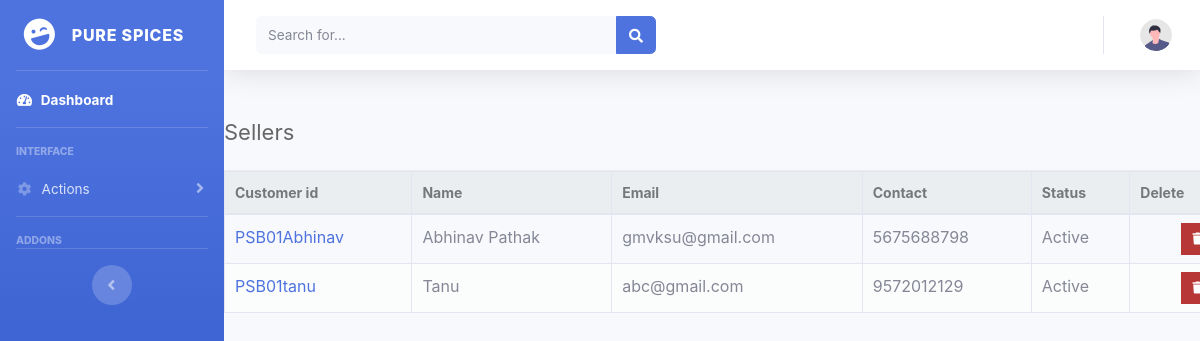
The app's page /spices/view_seller.php with its own data.
### tables this page shows
CREATE TABLE `business` (
  `bid` int(11) NOT NULL,
  `customer_id` varchar(255) NOT NULL,
  `company_name` varchar(50) NOT NULL,
  `primary_business` varchar(255) NOT NULL,
  `company_address` varchar(100) NOT NULL,
  `product` varchar(255) NOT NULL
);

CREATE TABLE `customer` (
  `cid` int(11) NOT NULL,
  `customer_id` varchar(50) NOT NULL,
  `name` varchar(50) NOT NULL,
  `country` varchar(20) NOT NULL,
  `skype_id` varchar(100) NOT NULL,
  `email` varchar(100) NOT NULL,
  `contact` bigint(20) NOT NULL,
  `website` varchar(100) NOT NULL,
  `address` varchar(255) NOT NULL
);

### spices/view_seller.php (the view, shortened to what this page needs)
<?php
include('includes/header.php');
include('includes/navbar_admin.php');
$DATABASE_HOST = 'localhost';
$DATABASE_USER = 'root';
$DATABASE_PASS = '';
$DATABASE_NAME = 'spices';
$con = mysqli_connect($DATABASE_HOST, $DATABASE_USER, $DATABASE_PASS, $DATABASE_NAME);
$role1 = "Seller";
$role2 = "seller";
$query="SELECT customer_id FROM business WHERE primary_business = '$role1' Or primary_business = '$role2'";
$res=$con->query($query);
?>
<!DOCTYPE html>
<html>
<head>
</head>
<body>
    <div id="content-wrapper" class="d-flex flex-column">
            <div id="content">
    <nav class="navbar navbar-expand navbar-light bg-white topbar mb-4 static-top shadow">
                    <form
                        class="d-none d-sm-inline-block form-inline mr-auto ml-md-3 my-2 my-md-0 mw-100 navbar-search">
                        <div class="input-group">
                            <input type="text" class="form-control bg-light border-0 small" placeholder="Search for..."
                                aria-label="Search" aria-describedby="basic-addon2">
                            <div class="input-group-append">
                                <button class="btn btn-primary" type="button">
                                    <i class="fas fa-search fa-sm"></i>
                                </button>
                            </div>
                        </div>
                    </form>
                    <ul class="navbar-nav ml-auto">
                        <li class="nav-item dropdown no-arrow">
                            <a class="nav-link dropdown-toggle" href="#" id="userDropdown" role="button"
                                data-toggle="dropdown" aria-haspopup="true" aria-expanded="false">
                                <img class="img-profile rounded-circle"
                                    src="img/undraw_profile.svg">
                            </a>
                        </li>
                    </ul>
                </nav>
           <div class="content read">
    <h2>Sellers</h2>
                    <table class="table table-bordered">
                        <thead>
                        <tr>
                            <td>Customer id</td>
                            <td>Name</td>
                            <td>Email</td>
                            <td>Contact</td>
                            <td>Status</td>
                            <td>Delete</td>
                        </tr>
                    </thead>
                    <tbody>
                        <?php
                            while($rows=$res->fetch_assoc())
                            {
                                $seller_id = $rows['customer_id'];
                                $sql = "SELECT name, email, contact FROM customer WHERE customer_id = '$seller_id'";
                                $res1 = $con->query($sql);
                                while($rows1 = $res1->fetch_assoc())
                                {
                            ?>
                                <tr>
                                    <td><a href="show2.php?id=<?=$seller_id?>"><?php echo $seller_id; ?></a></td>
                                    <td><?php echo $rows1['name']; ?></td>
                                    <td><?php echo $rows1['email']; ?></td>
                                    <td><?php echo $rows1['contact']; ?></td>
                                    <td><?php echo "Active"; ?></td>
                                    <td class="actions">
                    <a href="del_buyer.php?id=<?=$seller_id?>" class="trash"><i class="fas fa-trash fa-xs"></i></a>
                </td>
                                </tr>
                        <?php
                        }
                        }
                        ?>
                        </tbody>
                    </table>
            </div>
                </div>
           </div>
       </div>
      </body>
 </html>

### spices/view_seller.php (style rules this page uses)
* { box-sizing: border-box; font-family: -apple-system, BlinkMacSystemFont, "segoe ui", roboto, oxygen, ubuntu, cantarell, "fira sans", "droid sans", "helvetica neue", Arial, sans-serif; font-size: 16px; -webkit-font-smoothing: antialiased; -moz-osx-font-smoothing: grayscale; }
body { background-color: #FFFFFF; margin: 0; }
.content { width: 1000px; margin: 0 auto; }
.content h2 { margin: 0; padding: 25px 0; font-size: 22px; border-bottom: 1px solid #ebebeb; color: #666666; }
.read table { width: 100%; padding-top: 30px; border-collapse: collapse; }
.read table thead { background-color: #ebeef1; border-bottom: 1px solid #d3dae0; }
.read table thead td { padding: 10px; font-weight: bold; color: #767779; font-size: 14px; }
.read table tbody tr { border-bottom: 1px solid #d3dae0; }
.read table tbody tr:nth-child(even) { background-color: #fbfcfc; }
.read table tbody tr td { padding: 10px; }
.read table tbody tr td:nth-child(1) { color: #a5a7a9; }
.read table tbody tr td.actions { padding: 8px; text-align: right; }
.read table tbody tr td.actions .edit, .read table tbody tr td.actions .trash { display: inline-flex; text-align: right; text-decoration: none; color: #FFFFFF; padding: 10px 12px; }
.read table tbody tr td.actions .trash { background-color: #b73737; }

### records on screen
business: customer "PSB01Abhinav"
customer: name "Abhinav Pathak", email "gmvksu@gmail.com", contact "5675688798"
business: customer "PSB01tanu"
customer: name "Tanu", email "abc@gmail.com", contact "9572012129"
